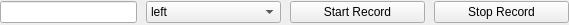
<?xml version="1.0" encoding="UTF-8"?>
<ui version="4.0">
 <class>saveEEG</class>
 <widget class="QWidget" name="saveEEG">
  <property name="geometry">
   <rect>
    <x>0</x>
    <y>0</y>
    <width>569</width>
    <height>25</height>
   </rect>
  </property>
  <property name="minimumSize">
   <size>
    <width>569</width>
    <height>25</height>
   </size>
  </property>
  <property name="maximumSize">
   <size>
    <width>569</width>
    <height>25</height>
   </size>
  </property>
  <property name="windowTitle">
   <string>Form</string>
  </property>
  <layout class="QVBoxLayout" name="verticalLayout">
   <property name="spacing">
    <number>0</number>
   </property>
   <property name="leftMargin">
    <number>0</number>
   </property>
   <property name="topMargin">
    <number>0</number>
   </property>
   <property name="rightMargin">
    <number>0</number>
   </property>
   <property name="bottomMargin">
    <number>0</number>
   </property>
   <item>
    <layout class="QHBoxLayout" name="horizontalLayout">
     <property name="spacing">
      <number>9</number>
     </property>
     <property name="topMargin">
      <number>0</number>
     </property>
     <item>
      <widget class="QLineEdit" name="lineEdit">
       <property name="minimumSize">
        <size>
         <width>50</width>
         <height>0</height>
        </size>
       </property>
      </widget>
     </item>
     <item>
      <widget class="QComboBox" name="comboBox">
       <property name="minimumSize">
        <size>
         <width>135</width>
         <height>0</height>
        </size>
       </property>
       <property name="maximumSize">
        <size>
         <width>135</width>
         <height>16777215</height>
        </size>
       </property>
       <item>
        <property name="text">
         <string>left</string>
        </property>
       </item>
       <item>
        <property name="text">
         <string>right</string>
        </property>
       </item>
       <item>
        <property name="text">
         <string>idle</string>
        </property>
       </item>
      </widget>
     </item>
     <item>
      <widget class="QPushButton" name="startRecordButton">
       <property name="minimumSize">
        <size>
         <width>135</width>
         <height>0</height>
        </size>
       </property>
       <property name="maximumSize">
        <size>
         <width>135</width>
         <height>16777215</height>
        </size>
       </property>
       <property name="text">
        <string>Start Record</string>
       </property>
      </widget>
     </item>
     <item>
      <widget class="QPushButton" name="stopRecordButton">
       <property name="minimumSize">
        <size>
         <width>135</width>
         <height>0</height>
        </size>
       </property>
       <property name="maximumSize">
        <size>
         <width>135</width>
         <height>16777215</height>
        </size>
       </property>
       <property name="text">
        <string>Stop Record</string>
       </property>
      </widget>
     </item>
    </layout>
   </item>
  </layout>
 </widget>
 <resources/>
 <connections/>
</ui>
